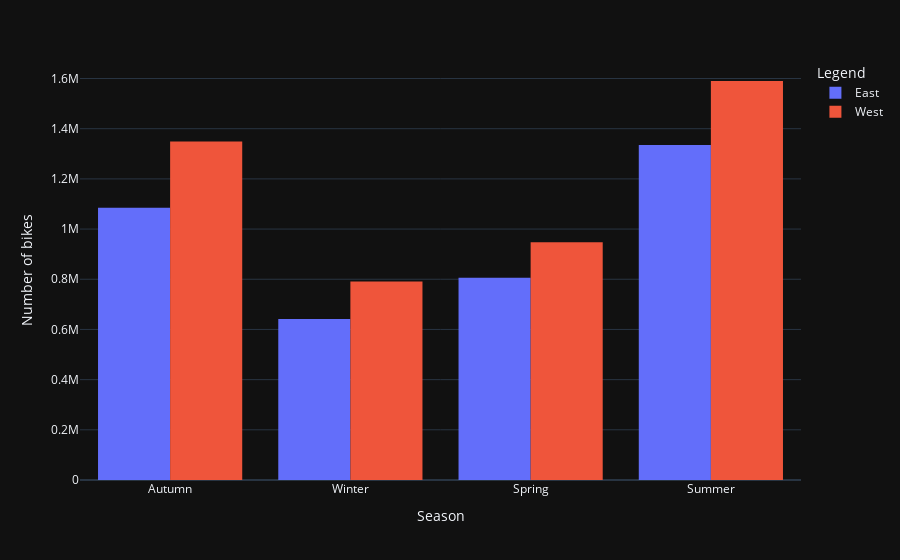

The code cell stored with this chart in its notebook:
### Code cell
fig=px.histogram(dw,x="Season",y=[dw["East"],dw["West"]],barmode="group")
fig.layout["xaxis"]["title"]="Season"
fig.layout["yaxis"]["title"]="Number of bikes"
fig.layout["legend"]["title"]["text"]="Legend"
fig.show()

### Figure 1 — Plotly figure (JSON) as saved in the notebook; plotly's stock layout.template omitted (floating-point values rounded to 4 significant figures)
{"data": [{"alignmentgroup": "True", "bingroup": "x", "histfunc": "sum", "hovertemplate": "variable=East<br>Season=%{x}<br>sum of value=%{y}<extra></extra>", "legendgroup": "East", "marker": {"color": "#636efa", "pattern": {"shape": ""}}, "name": "East", "offsetgroup": "East", "orientation": "v", "showlegend": true, "type": "histogram", "x": ["Autumn", "Winter", "Spring", "Summer", "Autumn", "Winter", "Spring", "Summer", "Autumn", "Winter", "Spring", "Summer", "Autumn", "Winter", "Spring", "Summer", "Autumn", "Winter", "Spring", "Summer", "Autumn", "Winter", "Spring", "Summer", "Autumn", "Winter", "Spring", "Summer", "Autumn", "Winter", "Spring", "Summer", "Autumn", "Winter", "Spring", "Summer", "Autumn"], "xaxis": "x", "y": [33764, 67580, 97644, 168289, 137061, 84061, 101795, 178945, 151960, 87406, 110973, 167962, 136732, 75172, 110989, 158519, 127129, 68377, 74593, 146063, 127073, 66267, 85691, 152066, 118782, 73944, 82356, 156681, 130998, 71394, 79393, 104543, 86832, 47875, 63021, 101900, 34955], "yaxis": "y"}, {"alignmentgroup": "True", "bingroup": "x", "histfunc": "sum", "hovertemplate": "variable=West<br>Season=%{x}<br>sum of value=%{y}<extra></extra>", "legendgroup": "West", "marker": {"color": "#EF553B", "pattern": {"shape": ""}}, "name": "West", "offsetgroup": "West", "orientation": "v", "showlegend": true, "type": "histogram", "x": ["Autumn", "Winter", "Spring", "Summer", "Autumn", "Winter", "Spring", "Summer", "Autumn", "Winter", "Spring", "Summer", "Autumn", "Winter", "Spring", "Summer", "Autumn", "Winter", "Spring", "Summer", "Autumn", "Winter", "Spring", "Summer", "Autumn", "Winter", "Spring", "Summer", "Autumn", "Winter", "Spring", "Summer", "Autumn", "Winter", "Spring", "Summer", "Autumn"], "xaxis": "x", "y": [31931, 64320, 90470, 157539, 129569, 78635, 95579, 171275, 141272, 78721, 102527, 166310, 140762, 77221, 112835, 168940, 149291, 84462, 94568, 189731, 177756, 95870, 122217, 218910, 180251, 114311, 127132, 242668, 228088, 133932, 116336, 132089, 118413, 63738, 86003, 142600, 51399], "yaxis": "y"}], "layout": {"barmode": "group", "legend": {"title": {"text": "Legend"}, "tracegroupgap": 0}, "margin": {"t": 60}, "xaxis": {"anchor": "y", "domain": [0, 1], "title": {"text": "Season"}}, "yaxis": {"anchor": "x", "domain": [0, 1], "title": {"text": "Number of bikes"}}}}
